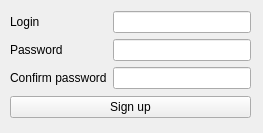
<?xml version="1.0" encoding="UTF-8"?>
<ui version="4.0">
 <class>Registration</class>
 <widget class="QWidget" name="Registration">
  <property name="geometry">
   <rect>
    <x>0</x>
    <y>0</y>
    <width>263</width>
    <height>133</height>
   </rect>
  </property>
  <property name="windowTitle">
   <string>Form</string>
  </property>
  <widget class="QWidget" name="layoutWidget">
   <property name="geometry">
    <rect>
     <x>10</x>
     <y>10</y>
     <width>241</width>
     <height>111</height>
    </rect>
   </property>
   <layout class="QVBoxLayout" name="verticalLayout_3">
    <item>
     <layout class="QHBoxLayout" name="horizontalLayout">
      <item>
       <layout class="QVBoxLayout" name="verticalLayout_2">
        <item>
         <widget class="QLabel" name="label">
          <property name="text">
           <string>Login</string>
          </property>
         </widget>
        </item>
        <item>
         <widget class="QLabel" name="label_2">
          <property name="text">
           <string>Password</string>
          </property>
         </widget>
        </item>
        <item>
         <widget class="QLabel" name="label_3">
          <property name="text">
           <string>Confirm password</string>
          </property>
         </widget>
        </item>
       </layout>
      </item>
      <item>
       <layout class="QVBoxLayout" name="verticalLayout">
        <item>
         <widget class="QLineEdit" name="lineEdit"/>
        </item>
        <item>
         <widget class="QLineEdit" name="lineEdit_2">
          <property name="echoMode">
           <enum>QLineEdit::Password</enum>
          </property>
         </widget>
        </item>
        <item>
         <widget class="QLineEdit" name="lineEdit_3">
          <property name="echoMode">
           <enum>QLineEdit::Password</enum>
          </property>
         </widget>
        </item>
       </layout>
      </item>
     </layout>
    </item>
    <item>
     <layout class="QHBoxLayout" name="horizontalLayout_2">
      <item>
       <widget class="QPushButton" name="pushButton">
        <property name="text">
         <string>Sign up</string>
        </property>
       </widget>
      </item>
     </layout>
    </item>
   </layout>
  </widget>
 </widget>
 <resources/>
 <connections/>
</ui>
